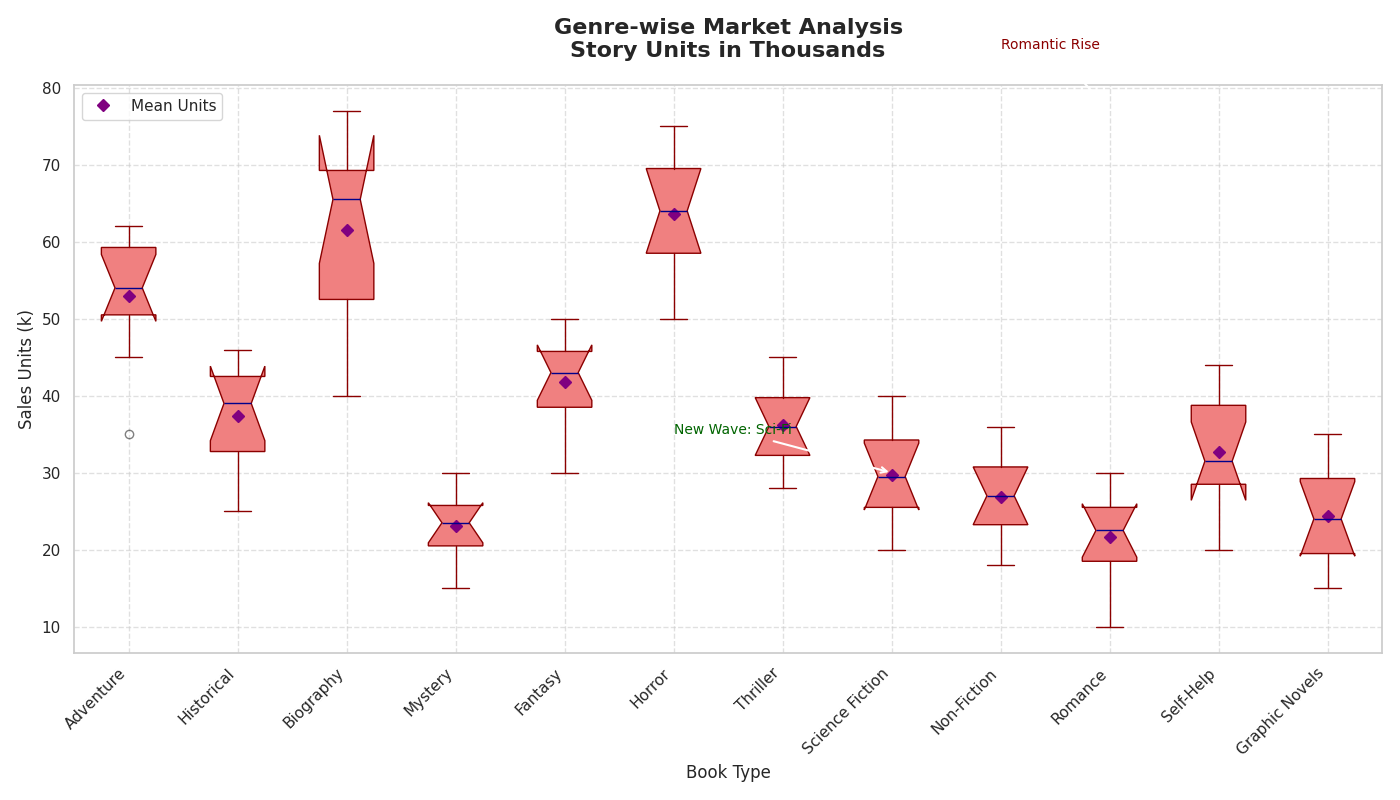

Reproduce this figure in Python.
import matplotlib.pyplot as plt
import numpy as np

genres = ['Adventure', 'Historical', 'Biography', 'Mystery', 'Fantasy',
          'Horror', 'Thriller', 'Science Fiction', 'Non-Fiction', 'Romance',
          'Self-Help', 'Graphic Novels']

sales_data = [
    [35, 45, 50, 60, 55, 52, 53, 57, 60, 62],
    [25, 30, 35, 32, 40, 38, 41, 43, 44, 46],
    [40, 45, 50, 60, 65, 67, 66, 70, 75, 77],
    [15, 18, 20, 25, 22, 23, 24, 26, 28, 30],
    [30, 35, 40, 38, 42, 44, 46, 45, 48, 50],
    [50, 55, 60, 58, 63, 65, 68, 70, 72, 75],
    [28, 32, 30, 33, 37, 35, 39, 40, 43, 45],
    [20, 22, 25, 27, 29, 30, 32, 35, 37, 40],
    [18, 20, 23, 24, 26, 28, 30, 31, 33, 36],
    [10, 15, 18, 20, 22, 23, 24, 26, 28, 30],
    [20, 25, 28, 30, 35, 33, 30, 40, 42, 44],  # Self-Help
    [15, 17, 19, 21, 23, 25, 27, 30, 32, 35]   # Graphic Novels
]

fig, ax = plt.subplots(figsize=(14, 8))

boxes = ax.boxplot(sales_data, patch_artist=True, notch=True,
                   boxprops=dict(facecolor='lightcoral', color='darkred'),
                   capprops=dict(color='darkred'),
                   whiskerprops=dict(color='darkred'),
                   flierprops=dict(marker='o', color='darkorange', alpha=0.5),
                   medianprops=dict(color='darkblue'),
                   positions=range(1, len(genres) + 1))

ax.set_title('Genre-wise Market Analysis\nStory Units in Thousands', 
             fontsize=16, fontweight='bold', pad=20)
ax.set_xlabel('Book Type', fontsize=12)
ax.set_ylabel('Sales Units (k)', fontsize=12)

ax.set_xticks(range(1, len(genres) + 1))
ax.set_xticklabels(genres, rotation=45, ha="right")

ax.annotate('Romantic Rise', xy=(10, 77), xytext=(9, 85),
            arrowprops=dict(facecolor='grey', arrowstyle='->', lw=1.5), fontsize=10, color='darkred')

ax.annotate('New Wave: Sci-Fi', xy=(8, 30), xytext=(6, 35),
            arrowprops=dict(facecolor='grey', arrowstyle='->', lw=1.5), fontsize=10, color='darkgreen')

single_color = 'lightcoral'
for patch in boxes['boxes']:
    patch.set_facecolor(single_color)

ax.grid(True, linestyle='--', alpha=0.6)

means = [np.mean(sales) for sales in sales_data]
ax.plot(range(1, len(genres) + 1), means, 'D', color='purple', label='Mean Units')

ax.legend(loc='upper left')

plt.tight_layout()
plt.show()
